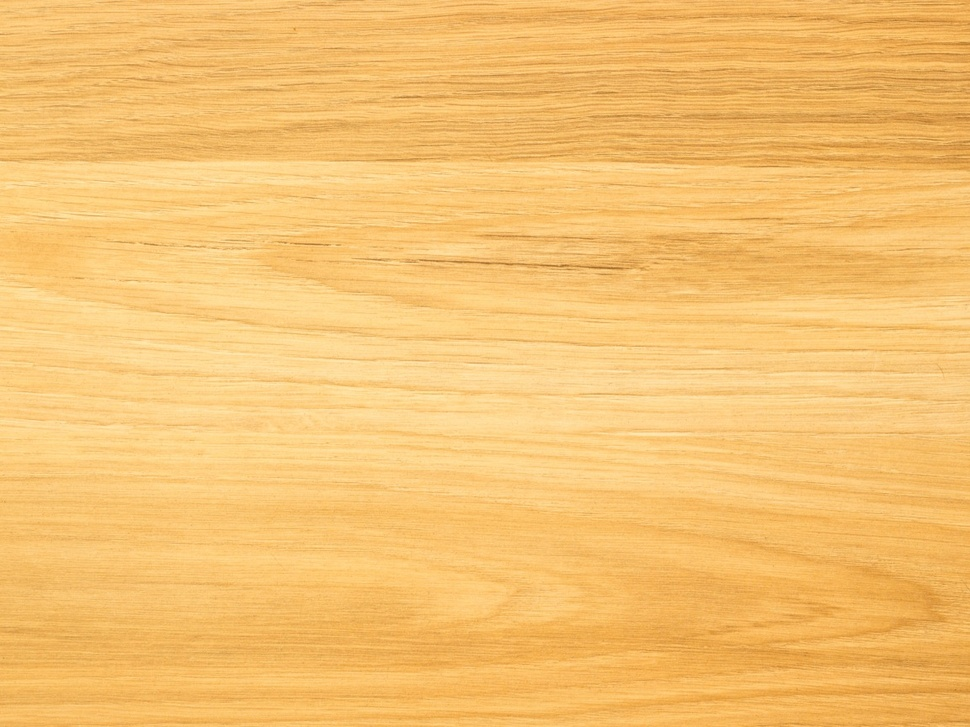
#> input picture Assets/Images/6B0541EF-8099-4EF2-A407-CCD9C13F241E.jpeg, 970 x 727 px, shrunk from 1152 x 864 before the run
$ python imageSeg_tojson.py Assets/Images/6B0541EF-8099-4EF2-A407-CCD9C13F241E.jpeg
#> lines starting #> are read from the running program, lines starting #| are printed output that depends on the picture
import sys
import cv2
import numpy as np
import matplotlib.pyplot as plt
import json


def auto_canny(image, sigma=0.33):
    v = np.median(image)
    lower = int(max(0, (1.0 - sigma) * v))
    upper = int(min(255, (1.0 + sigma) * v))
    return cv2.Canny(image, lower, upper)


def main():
    #read an image
    image = cv2.imread(sys.argv[1])
#> image is the input picture: shape (727, 970, 3); mean B, G, R 111.9, 193.8, 245.9
    #gray and blur the image
    gray = cv2.cvtColor(image, cv2.COLOR_BGR2GRAY)
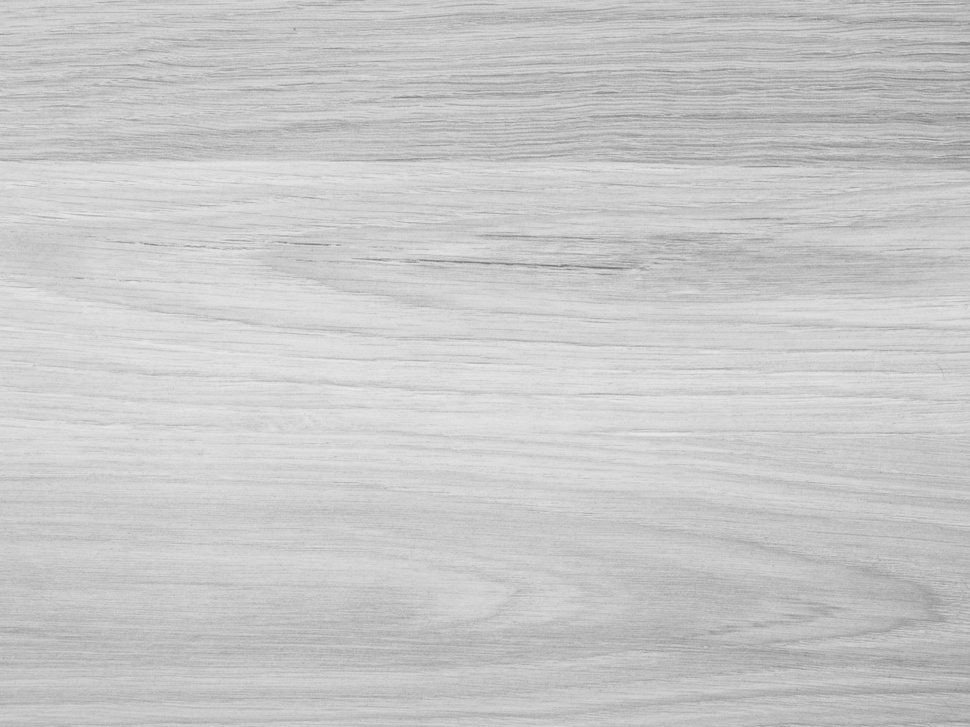
#> gray: shape (727, 970); min 115, max 232, mean 200
    blurred = cv2.GaussianBlur(gray, (3,3), 3)
    #get dimins of the image
    h, w, l = image.shape
#> h = 727; w = 970; l = 3
    blank_image = np.zeros((h, w, 3), np.uint8)
    #fill the image with just whitespace
    blank_image.fill(255)
#> blank_image: shape (727, 970, 3); every value is 255

    #determine the edges and show them
    edges = auto_canny(blurred, sigma=0.33)
#> in auto_canny, `v = np.median(image)`: v = 201
#> in auto_canny, `lower = int(max(0, (1.0 - sigma) * v))`: lower = 134
#> in auto_canny, `upper = int(min(255, (1.0 + sigma) * v))`: upper = 255
#> in auto_canny, `return cv2.Canny(image, lower, upper)`: returned value: shape (727, 970); every value is 0
    cv2.imshow('canny edges', edges)
    cv2.waitKey(0)

    #findContours uses the found edges to make "contours" (areas of enclosement) in the form of a 2d array
    contours, hierarchy = cv2.findContours(edges, cv2.RETR_TREE, cv2.CHAIN_APPROX_SIMPLE)
#> contours = []

    # loop to filter out the meaningless tiny contours
    new_contours = []
    for contour in contours:
        if len(contour) > 5:
            new_contours.append(contour)
#> this loop made 0 passes
#> after the loop, new_contours = []

   # display num of countours
    segments = len(new_contours)
#> segments = 0
    print(f"new contours: {len(new_contours)}")
#| new contours: 0

    # draw and show the contours using the blank image

    blank_image2 = blank_image.copy()
    #cv2.drawContours(blank_image, contours, -1, (0, 0, 0), 3)
    #cv2.imshow('contours', blank_image)

    cv2.drawContours(blank_image2, new_contours , -1, (0, 0, 0), 3)
    cv2.imshow('new contours', blank_image2)

    cv2.waitKey(0)
    cv2.destroyAllWindows()
    print("contours")
    # displaying the contour 2d array data


    output = {}
    output["size"] = (h,w)
    for i, c in enumerate(new_contours):
        output[f"segment_{i+1}"] = []
        for point in c:
            output[f"segment_{i+1}"].append((point[0][0].item(),point[0][1].item()))
#> after the loop, output = {'size': (727, 970)}

    print(output)
#| {'size': (727, 970)}

    with open('segments.json', 'w') as outfile:
        json.dump(output, outfile)


if __name__ == "__main__":
    main()
